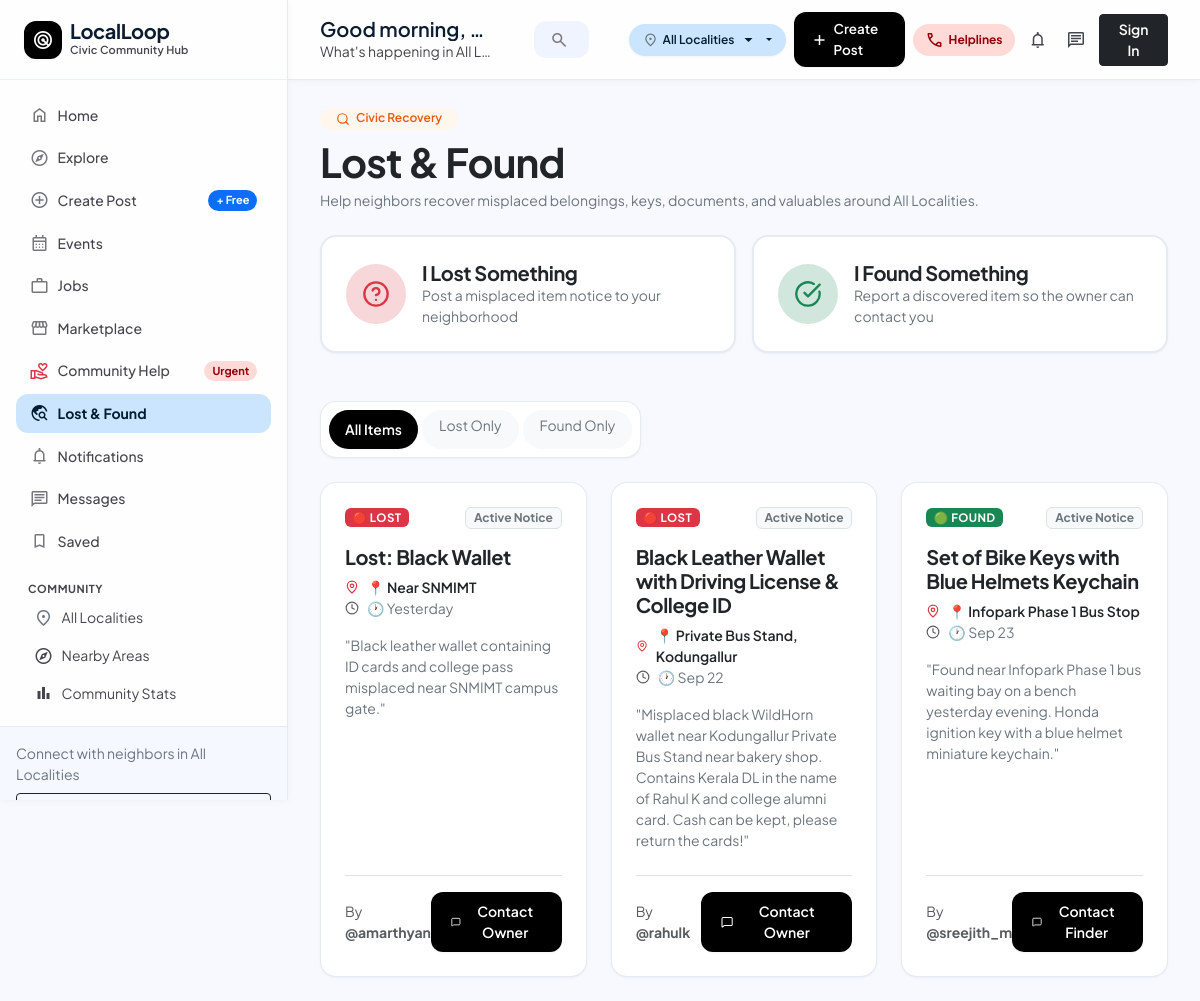
Page /lost-found.php on the committed database.
### tables this page shows
CREATE TABLE IF NOT EXISTS `lost_found` (
    `id` INT AUTO_INCREMENT PRIMARY KEY,
    `user_id` INT NOT NULL,
    `area_id` INT NOT NULL,
    `type` ENUM('lost', 'found') NOT NULL,
    `title` VARCHAR(200) NOT NULL,
    `description` LONGTEXT NOT NULL,
    `item_date` DATE NOT NULL,
    `location` VARCHAR(150) NOT NULL,
    `image` VARCHAR(255) DEFAULT NULL,
    `contact_info` VARCHAR(150) NOT NULL,
    `status` ENUM('open', 'resolved') DEFAULT 'open',
    `created_at` TIMESTAMP DEFAULT CURRENT_TIMESTAMP,
    FOREIGN KEY (`user_id`) REFERENCES `users`(`id`) ON DELETE CASCADE,
    FOREIGN KEY (`area_id`) REFERENCES `areas`(`id`) ON DELETE CASCADE
);

CREATE TABLE IF NOT EXISTS `users` (
    `id` INT AUTO_INCREMENT PRIMARY KEY,
    `name` VARCHAR(100) NOT NULL,
    `username` VARCHAR(50) NOT NULL UNIQUE,
    `email` VARCHAR(150) NOT NULL UNIQUE,
    `phone` VARCHAR(20) DEFAULT NULL,
    `password_hash` VARCHAR(255) NOT NULL,
    `area_id` INT DEFAULT NULL,
    `profile_photo` VARCHAR(255) DEFAULT 'default-avatar.png',
    `bio` TEXT DEFAULT NULL,
    `role` ENUM('user', 'business', 'admin') NOT NULL DEFAULT 'user',
    `status` ENUM('active', 'warned', 'suspended') NOT NULL DEFAULT 'active',
    `reputation_points` INT NOT NULL DEFAULT 50,
    `created_at` TIMESTAMP DEFAULT CURRENT_TIMESTAMP,
    `updated_at` TIMESTAMP DEFAULT CURRENT_TIMESTAMP ON UPDATE CURRENT_TIMESTAMP,
    FOREIGN KEY (`area_id`) REFERENCES `areas`(`id`) ON DELETE SET NULL
);

### lost-found.php (the view, shortened to what this page needs)
<?php
require_once __DIR__ . '/includes/header.php';
$typeFilter = $_GET['type'] ?? 'all';
$items = [];
if (isset($pdo)) {
    try {
        $items = $pdo->query("SELECT l.*, a.name as area_name, u.name as reporter_name, u.username as reporter_username, u.profile_photo as reporter_avatar
                              FROM lost_found l
                              JOIN areas a ON l.area_id = a.id
                              JOIN users u ON l.user_id = u.id
                              ORDER BY l.created_at DESC")->fetchAll();
    } catch (Exception $e) {}
}
$hasWallet = false;
if (!$hasWallet) {
    array_unshift($items, [
        'id' => 1,
        'type' => 'lost',
        'title' => 'Lost: Black Wallet',
        'description' => 'Black leather wallet containing ID cards and college pass misplaced near SNMIMT campus gate.',
        'location' => 'Near SNMIMT',
        'area_name' => 'North Paravur',
        'item_date' => date('Y-m-d', strtotime('-1 day')),
        'contact_info' => 'Contact: 9847001122',
        'reporter_name' => 'Amarthyan S S',
        'reporter_username' => 'amarthyan',
        'status' => 'open',
        'created_at' => date('Y-m-d H:i:s', strtotime('-1 day'))
    ]);
}
?>
<div class="container-fluid p-0">
    <div class="mb-4">
        <div class="badge bg-orange-subtle text-orange px-3 py-1.5 rounded-pill mb-2 fw-semibold" style="color: #ea580c;">
            <i data-lucide="search" class="me-1" style="width: 14px; height: 14px;"></i> Civic Recovery
        </div>
        <h2 class="display-6 fw-bold text-dark mb-1">Lost & Found</h2>
        <p class="text-secondary small mb-0">Help neighbors recover misplaced belongings, keys, documents, and valuables around <?= htmlspecialchars($currentAreaName) ?>.</p>
    </div>
    <div class="row g-3 mb-5">
        <div class="col-sm-6">
            <a href="<?= BASE_URL ?>/create-lost-found.php?type=lost" class="card card-solid p-4 text-decoration-none border-2 hover-border-danger d-flex flex-row align-items-center gap-3">
                <div class="p-3 rounded-circle bg-danger-subtle text-danger">
                    <i data-lucide="help-circle" style="width: 28px; height: 28px;"></i>
                </div>
                <div>
                    <h5 class="fw-bold text-dark mb-0">I Lost Something</h5>
                    <p class="text-secondary small mb-0">Post a misplaced item notice to your neighborhood</p>
                </div>
            </a>
        </div>
        <div class="col-sm-6">
            <a href="<?= BASE_URL ?>/create-lost-found.php?type=found" class="card card-solid p-4 text-decoration-none border-2 hover-border-success d-flex flex-row align-items-center gap-3">
                <div class="p-3 rounded-circle bg-success-subtle text-success">
                    <i data-lucide="check-circle" style="width: 28px; height: 28px;"></i>
                </div>
                <div>
                    <h5 class="fw-bold text-dark mb-0">I Found Something</h5>
                    <p class="text-secondary small mb-0">Report a discovered item so the owner can contact you</p>
                </div>
            </a>
        </div>
    </div>
    <div class="card card-solid p-2 mb-4 d-inline-flex flex-row gap-1">
        <a href="?type=all" class="btn btn-sm <?= $typeFilter === 'all' ? 'btn-primary-custom' : 'btn-light text-secondary' ?> rounded-pill px-3">All Items</a>
        <a href="?type=lost" class="btn btn-sm <?= $typeFilter === 'lost' ? 'btn-primary-custom' : 'btn-light text-secondary' ?> rounded-pill px-3">Lost Only</a>
        <a href="?type=found" class="btn btn-sm <?= $typeFilter === 'found' ? 'btn-primary-custom' : 'btn-light text-secondary' ?> rounded-pill px-3">Found Only</a>
    </div>
    <div class="row g-4">
        <?php foreach ($items as $item):
            $isLost = ($item['type'] === 'lost');
        ?>
            <div class="col-md-6 col-xl-4">
                <div class="card card-solid h-100 p-4 d-flex flex-column justify-content-between position-relative">
                    <div>
                        <div class="d-flex align-items-center justify-content-between mb-3">
                            <span class="badge <?= $isLost ? 'bg-danger text-white' : 'bg-success text-white' ?> px-2.5 py-1" style="font-size: 0.72rem; letter-spacing: 0.04em;">
                                <?= $isLost ? '🔴 LOST' : '🟢 FOUND' ?>
                            </span>
                            <span class="badge bg-light text-secondary border">
                                <?= $item['status'] === 'open' ? 'Active Notice' : 'Resolved' ?>
                            </span>
                        </div>
                        <h5 class="fw-bold text-dark mb-2">
                            <?= htmlspecialchars($item['title']) ?>
                        </h5>
                        <div class="d-flex flex-column gap-1.5 small text-secondary mb-3">
                            <div class="d-flex align-items-center gap-2">
                                <i data-lucide="map-pin" class="text-danger" style="width: 14px; height: 14px;"></i>
                                <span class="fw-semibold text-dark">📍 <?= htmlspecialchars($item['location']) ?></span>
                            </div>
                            <div class="d-flex align-items-center gap-2">
                                <i data-lucide="clock" class="text-muted" style="width: 14px; height: 14px;"></i>
                                <span>🕐 <?= date('Y-m-d') == $item['item_date'] ? 'Today' : (date('Y-m-d', strtotime('-1 day')) == $item['item_date'] ? 'Yesterday' : date('M d', strtotime($item['item_date']))) ?></span>
                            </div>
                        </div>
                        <p class="text-secondary small mb-4">
                            "<?= htmlspecialchars($item['description']) ?>"
                        </p>
                    </div>
                    <div class="pt-3 border-top d-flex align-items-center justify-content-between">
                        <div class="small text-muted">
                            By <strong>@<?= htmlspecialchars($item['reporter_username'] ?? 'neighbor') ?></strong>
                        </div>
                        <a href="<?= BASE_URL ?>/messages.php?user=<?= $item['reporter_username'] ?>" class="btn btn-sm btn-primary-custom">
                            <i data-lucide="message-square" style="width: 14px; height: 14px;"></i>
                            <span>Contact <?= $isLost ? 'Owner' : 'Finder' ?></span>
                        </a>
                    </div>
                </div>
            </div>
        <?php endforeach; ?>
    </div>
</div>
<?php require_once __DIR__ . '/includes/footer.php'; ?>

### assets/css/style.css (style rules this page uses)
:root { --surface: #f8f9ff; --surface-dim: #cbdbf5; --surface-bright: #f8f9ff; --surface-container-lowest: #ffffff; --surface-container-low: #eff4ff; --surface-container: #e5eeff; --surface-container-high: #dce9ff; --surface-container-highest: #d3e4fe; --surface-tint: #565e74; --on-surface: #0b1c30; --on-surface-variant: #45464d; --inverse-surface: #213145; --inverse-on-surface: #eaf1ff; --outline: #76777d; --outline-variant: #c6c6cd; --border-hairline: rgba(226, 232, 240, 0.85); --primary: #000000; --on-primary: #ffffff; --primary-container: #131b2e; --on-primary-container: #7c839b; --primary-fixed: #dae2fd; --primary-fixed-dim: #bec6e0; --on-primary-fixed: #131b2e; --on-primary-fixed-variant: #3f465c; --secondary: #006398; --on-secondary: #ffffff; --secondary-container: #5bb8fe; --on-secondary-container: #00476e; --secondary-fixed: #cce5ff; --secondary-fixed-dim: #93ccff; --on-secondary-fixed: #001d31; --on-secondary-fixed-variant: #004b73; --tertiary: #000000; --tertiary-container: #001e2c; --tertiary-fixed: #c4e7ff; --tertiary-fixed-dim: #7bd0ff; --on-tertiary-fixed: #001e2c; --on-tertiary-fixed-variant: #004c69; --error: #ba1a1a; --on-error: #ffffff; --error-container: #ffdad6; --on-error-container: #93000a; --success: #059669; --success-container: #ecfdf5; --on-success-container: #065f46; --warning: #d97706; --warning-container: #fffbeb; --on-warning-container: #92400e; --brand-primary: #006398; --brand-blue: #006398; --brand-blue-hover: #00476e; --text-primary: #0b1c30; --text-secondary: #45464d; --text-muted: #76777d; --surface-bg: #f8f9ff; --surface-card: #ffffff; --surface-border: #e2e8f0; --surface-glass: rgba(255, 255, 255, 0.85); --surface-glass-border: rgba(226, 232, 240, 0.8); --space-xs: 0.25rem; --space-sm: 0.5rem; --space-md: 1rem; --space-lg: 1.5rem; --space-xl: 2rem; --gutter: 1.5rem; --gutter-sm: 1rem; --gutter-lg: 2rem; --radius-sm: 0.5rem; --radius-md: 0.75rem; --radius-lg: 1rem; --radius-xl: 1.25rem; --radius-full: 9999px; --radius-modal: 20px; --shadow-1: 0 1px 3px 0 rgba(15, 23, 42, 0.04), 0 1px 2px -1px rgba(15, 23, 42, 0.04); --shadow-2: 0 4px 6px -1px rgba(15, 23, 42, 0.05), 0 2px 4px -2px rgba(15, 23, 42, 0.05); --shadow-3: 0 20px 25px -5px rgba(15, 23, 42, 0.08), 0 8px 10px -6px rgba(15, 23, 42, 0.04); --shadow-glass: 0 1px 8px rgba(0, 0, 0, 0.04); --shadow-card: var(--shadow-1); --shadow-hover: var(--shadow-2); --shadow-subtle: var(--shadow-1); --sidebar-width: 288px; --topbar-height: 80px; --transition-fast: all 0.18s cubic-bezier(0.4, 0, 0.2, 1); --transition-smooth: all 0.26s cubic-bezier(0.16, 1, 0.3, 1); }
*, *::before, *::after { box-sizing: border-box; margin: 0; padding: 0; }
html, body { margin: 0; padding: 0; background-color: var(--surface); color: var(--on-surface); font-family: 'Plus Jakarta Sans', -apple-system, BlinkMacSystemFont, "Segoe UI", Roboto, sans-serif; font-size: 1rem; line-height: 1.5; -webkit-font-smoothing: antialiased; -moz-osx-font-smoothing: grayscale; min-height: 100vh; }
h1, h2, h3, h4, h5, h6, .brand-font { font-family: 'Plus Jakarta Sans', sans-serif; color: var(--on-surface); letter-spacing: -0.02em; font-weight: 700; }
a { color: var(--secondary); text-decoration: none; transition: var(--transition-fast); }
.card-solid { background: var(--surface-container-lowest); border: 1px solid var(--border-hairline); border-radius: var(--radius-lg); box-shadow: var(--shadow-1); transition: var(--transition-fast); }
.btn-primary-custom { background: var(--primary); color: #ffffff !important; border: none; border-radius: var(--radius-md); padding: 0.55rem 1.25rem; font-weight: 600; font-size: 0.875rem; display: inline-flex; align-items: center; gap: 0.5rem; box-shadow: var(--shadow-1); transition: var(--transition-fast); text-decoration: none; }
.bg-orange-subtle { background-color: #fff7ed !important; }
.text-orange { color: #ea580c !important; }

### rows in the picture
lost_found: type "🔴 LOST", status "Active Notice", title "Black Leather Wallet with Driving License & College ID", location "Private Bus Stand, Kodungallur", item_date "Sep 22", description "Misplaced black WildHorn wallet near Kodungallur Private Bus Stand near bakery shop. Contains Kerala DL in the name of Rahul K and college alumni card. Cash can be kept, please return the cards!", user.username "rahulk"
lost_found: type "🟢 FOUND", status "Active Notice", title "Set of Bike Keys with Blue Helmets Keychain", location "Infopark Phase 1 Bus Stop", item_date "Sep 23", description "Found near Infopark Phase 1 bus waiting bay on a bench yesterday evening. Honda ignition key with a blue helmet miniature keychain.", user.username "sreejith_m"

### other values in the picture
$currentAreaName "All Localities"
$timeGreeting "Good morning"
$currentAreaName "All L…"
$item['title'] "Lost: Black Wallet"
$item['location'] "Near SNMIMT"
$item['description'] "Black leather wallet containing ID cards and college pass misplaced near SNMIMT campus gate."
$item['reporter_username'] "amarthyan"
